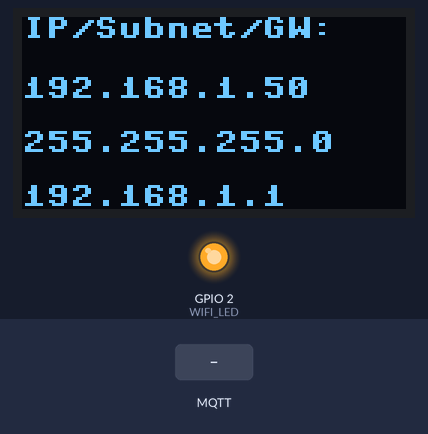
Simulated run of this program. Board: ESP32 board running MicroPython. On the bench: 128×64 one-colour display, output pins drawn as LEDs (lit = HIGH). The test bench sets the inputs (shaded band). WiFi joins after 1.5 s; no MQTT or app messages arrive unless stated; the clock reads 2024-03-15 10:24:30 at power-on unless the program sets it; library files of the repository ran but are not shown: ssd1306.py; what the program prints to the serial console is not drawn.

Above: at 3.2 s.
3.3 s: MQTT message "1" arrives on the first subscribed topic
5.0 s: MQTT message "on" arrives on the first subscribed topic
6.5 s: MQTT message "off" arrives on the first subscribed topic
Timing chart, 0 to 9.5 s (numbered marks = the images above; inputs shaded):
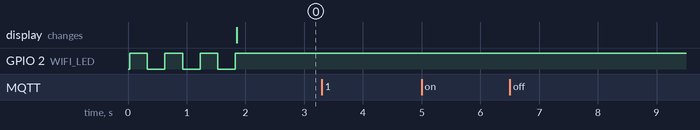

The program:

main.py
```python
'''
实验名称：MQTT通信
版本：v1.0
日期：2019.8
作者：01Studio
说明：编程实现MQTT通信，实现订阅（接收）数据。
'''
import network,time
from simple import MQTTClient #导入MQTT板块
from machine import I2C,Pin,Timer
from ssd1306 import SSD1306_I2C

#初始化相关模块
i2c = I2C(sda=Pin(13), scl=Pin(14))
oled = SSD1306_I2C(128, 64, i2c, addr=0x3c)

#WIFI连接函数
def WIFI_Connect():

    WIFI_LED=Pin(2, Pin.OUT) #初始化WIFI指示灯

    wlan = network.WLAN(network.STA_IF) #STA模式
    wlan.active(True)                   #激活接口
    start_time=time.time()              #记录时间做超时判断

    if not wlan.isconnected():
        print('connecting to network...')
        wlan.connect('01Studio', '88888888') #输入WIFI账号密码

        while not wlan.isconnected():

            #LED闪烁提示
            WIFI_LED.value(1)
            time.sleep_ms(300)
            WIFI_LED.value(0)
            time.sleep_ms(300)

            #超时判断,15秒没连接成功判定为超时
            if time.time()-start_time > 15 :
                print('WIFI Connected Timeout!')
                break

    if wlan.isconnected():
        #LED点亮
        WIFI_LED.value(1)

        #串口打印信息
        print('network information:', wlan.ifconfig())

        #OLED数据显示（如果没接OLED，请将下面代码屏蔽）
        oled.fill(0)   #清屏背景黑色
        oled.text('IP/Subnet/GW:',0,0)
        oled.text(wlan.ifconfig()[0], 0, 20)
        oled.text(wlan.ifconfig()[1],0,38)
        oled.text(wlan.ifconfig()[2],0,56)
        oled.show()
        return True

    else:
        return False


#设置MQTT回调函数,有信息时候执行
def MQTT_callback(topic, msg):
    print('topic: {}'.format(topic))
    print('msg: {}'.format(msg))

#接收数据任务
def MQTT_Rev(tim):
    client.check_msg()

#执行WIFI连接函数并判断是否已经连接成功
if WIFI_Connect():

    SERVER = 'mqtt.p2hp.com'
    PORT = 1883
    CLIENT_ID = '01Studio-ESP32' # 客户端ID
    TOPIC = '/public/01Studio/1' # TOPIC名称

    client = MQTTClient(CLIENT_ID, SERVER, PORT) #建立客户端对象
    client.set_callback(MQTT_callback)  #配置回调函数
    client.connect()
    client.subscribe(TOPIC) #订阅主题

    #开启RTOS定时器，编号为-1,周期300ms，执行socket通信接收任务
    tim = Timer(-1)
    tim.init(period=300, mode=Timer.PERIODIC,callback=MQTT_Rev)
```

Measured:
- after the input at 3.3 s, every drawn part: stays the same
- after the input at 5.0 s, every drawn part: stays the same
- after the input at 6.5 s, every drawn part: stays the same
